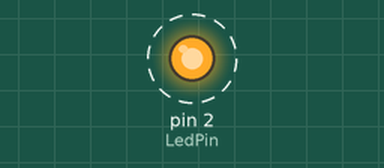
Bench run of a sketch on a simulated Arduino Uno, built with avr-gcc and run on an emulated ATmega328P. Parts: output pins drawn as LEDs (lit = HIGH). Dashed ring = blinking.

Above: at 0.2 s.
Timing chart, 0 to 3.0 s (numbered marks = the images above):
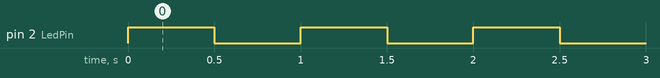

Measured:
- by itself, pin 2 (LedPin): alternates HIGH for 0.50 s and LOW for 0.50 s

The sketch:

Fade-LED-in-and-out.ino
```cpp
int LedPin = 2;

void analogWriteForBlinking(int inputPinNum, int time_secs) {
    analogWrite(inputPinNum, 255);
    delay(time_secs);

    analogWrite(inputPinNum, 0);
    delay(time_secs);
}

void setup() {
	pinMode(LedPin, OUTPUT);
}

void loop() {
	analogWriteForBlinking(LedPin, 500);
}
```
